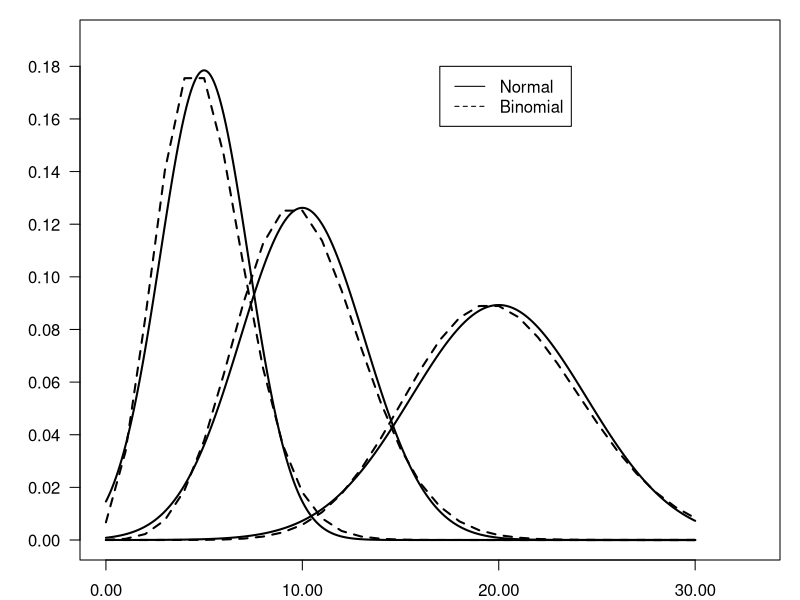

Source code (R):
xm = function(m,n=100) {(n-sqrt(n^2  - 4 *m * n))/2/n}

pdf(width=5, height=4, file='fig1.pdf')
x = seq(0,30,0.01)
par(mar=c(2,4,1,1))
plot(c(),c(),xlim=c(0,33),ylim=c(0,0.19),yaxt='n',xaxt='n',ylab=NA, xlab=NA)

axis(1,at=c(0,10,20,30), labels=c("0.00", "10.00", "20.00", "30.00"))
axis(2,at=seq(0,0.18,by=0.02),las=2)
n = 10000
for (m in c(5,10,20)){
    p = m / n
    lines(x,dnorm(x,m=m,s=sqrt(n * p * (1-p))), lwd=2)
    lines(0:30,dbinom(0:30,size=n, prob=m/n), lwd=2, col='black', lty=2)
}
legend(17, 0.18, lty=c(1,2), legend=c("Normal", "Binomial"))
dev.off()
